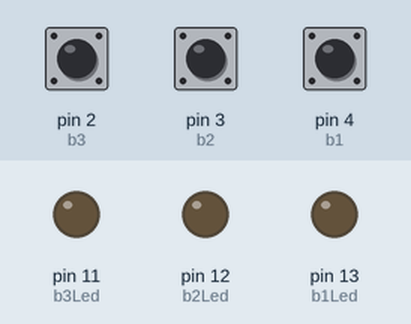
Recording of a sketch running on a simulated Arduino Uno, built with avr-gcc and run on an emulated ATmega328P. Shown: output pins drawn as LEDs (lit = HIGH). Dashed ring = blinking. Inputs (shaded band) come from the test bench; at power-on: pin 2 (b3) HIGH, pin 3 (b2) HIGH, pin 4 (b1) HIGH.

Above: at 1.2 s.
1.3 s: pin 2 (b3) pulled LOW for 1 s
At 2.7 s:
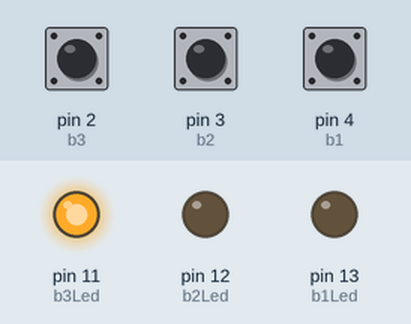
3.8 s: pin 3 (b2) pulled LOW for 3.2 s
At 3.9 s:
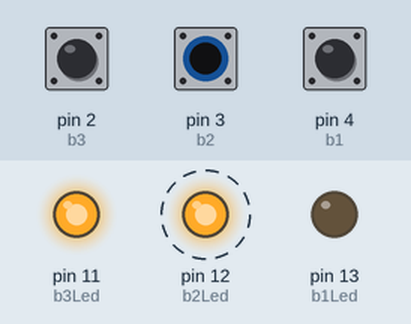
8.5 s: pin 4 (b1) pulled LOW for 0.15 s
At 8.8 s:
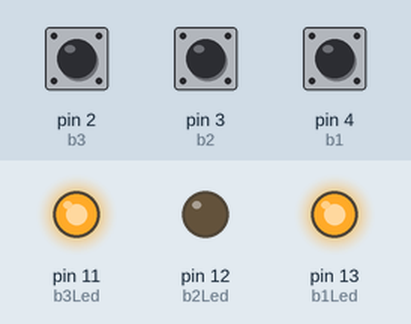
10.1 s: pin 2 (b3) pulled LOW for 0.15 s
At 11.2 s:
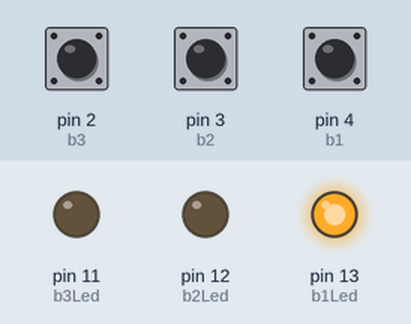
11.7 s: pin 3 (b2) pulled LOW for 0.15 s
At 12.5 s:
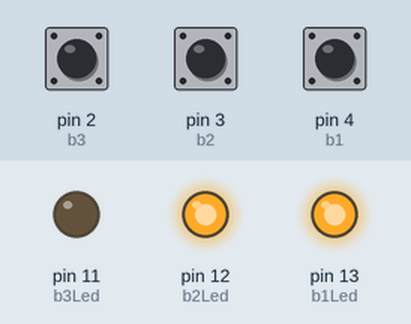
13.3 s: pin 4 (b1) pulled LOW for 1 s
At 15.5 s:
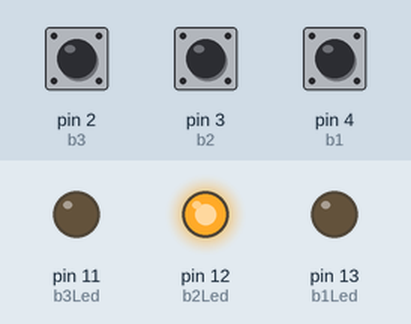
Timing chart, 0 to 16.8 s (numbered marks = the images above; inputs shaded):
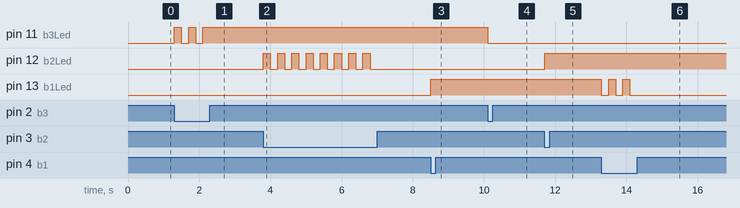

The sketch:

button-led.ino
```cpp
int b1 = 4;
int b2 = 3;
int b3 = 2;
int b1Led = 13;
int b2Led = 12;
int b3Led = 11;
int ledDelay = 100;

void setup() {
  pinMode(b1, INPUT_PULLUP);
  pinMode(b2, INPUT_PULLUP);
  pinMode(b3, INPUT_PULLUP);

  pinMode(b1Led, OUTPUT);
  pinMode(b2Led, OUTPUT);
  pinMode(b3Led, OUTPUT);

}

void loop() {
  // put your main code here, to run repeatedly:
  if (digitalRead(b1) == LOW) {
    if (digitalRead(b1Led) == HIGH) {
      digitalWrite(b1Led, LOW);
      delay(ledDelay);
    }
    else {
      digitalWrite(b1Led, HIGH);
      delay(ledDelay);
    }
  }
  if (digitalRead(b2) == LOW) {
    if (digitalRead(b2Led) == HIGH) {
      digitalWrite(b2Led, LOW);
      delay(ledDelay);
    }
    else {
      digitalWrite(b2Led, HIGH);
      delay(ledDelay);
    }
  }
  if (digitalRead(b3) == LOW) {
    if (digitalRead(b3Led) == HIGH) {
      digitalWrite(b3Led, LOW);
      delay(ledDelay);
    }
    else {
      digitalWrite(b3Led, HIGH);
      delay(ledDelay);
    }
  }
  delay(100);
}
```

Measured:
- after the input at 1.3 s, pin 11 (b3Led): alternates HIGH for 0.20 s and LOW for 0.20 s, 5 changes in all, then stays HIGH, starting at once
- after the input at 3.8 s, pin 12 (b2Led): alternates HIGH for 0.20 s and LOW for 0.20 s, 16 changes in all, then stays LOW, starting at once
- after the input at 8.5 s, pin 13 (b1Led): LOW → HIGH at once
- after the input at 10.1 s, pin 11 (b3Led): HIGH → LOW at once
- after the input at 11.7 s, pin 12 (b2Led): LOW → HIGH at once
- after the input at 13.3 s, pin 13 (b1Led): alternates HIGH for 0.20 s and LOW for 0.20 s, 5 changes in all, then stays LOW, starting at once
